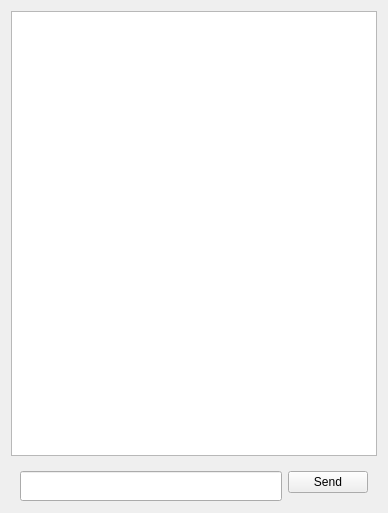
<?xml version="1.0" encoding="UTF-8"?>
<ui version="4.0">
 <class>ClientChatWidget</class>
 <widget class="QWidget" name="ClientChatWidget">
  <property name="geometry">
   <rect>
    <x>0</x>
    <y>0</y>
    <width>388</width>
    <height>513</height>
   </rect>
  </property>
  <property name="windowTitle">
   <string>Form</string>
  </property>
  <layout class="QGridLayout" name="gridLayout">
   <item row="1" column="0">
    <widget class="QWidget" name="widget_send" native="true">
     <property name="maximumSize">
      <size>
       <width>16777215</width>
       <height>40</height>
      </size>
     </property>
     <layout class="QHBoxLayout" name="horizontalLayout">
      <item>
       <widget class="QLineEdit" name="message_text">
        <property name="minimumSize">
         <size>
          <width>0</width>
          <height>30</height>
         </size>
        </property>
        <property name="font">
         <font>
          <pointsize>12</pointsize>
         </font>
        </property>
       </widget>
      </item>
      <item>
       <widget class="QPushButton" name="btn_send">
        <property name="minimumSize">
         <size>
          <width>0</width>
          <height>0</height>
         </size>
        </property>
        <property name="maximumSize">
         <size>
          <width>16777215</width>
          <height>40</height>
         </size>
        </property>
        <property name="cursor">
         <cursorShape>PointingHandCursor</cursorShape>
        </property>
        <property name="text">
         <string>Send</string>
        </property>
       </widget>
      </item>
     </layout>
    </widget>
   </item>
   <item row="0" column="0">
    <widget class="QTextBrowser" name="message_list">
     <property name="font">
      <font>
       <pointsize>12</pointsize>
      </font>
     </property>
    </widget>
   </item>
  </layout>
 </widget>
 <resources/>
 <connections/>
</ui>
